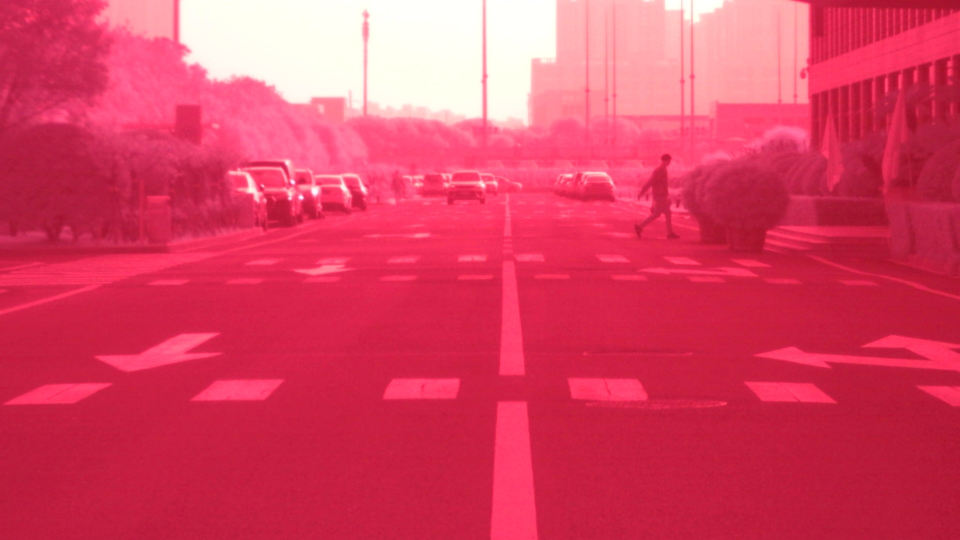
#> input picture model/images/oripics/basic_day_infrared.jpg, 1920 x 1080 px (shown at 1/2 size)
$ python NIR_fusion_change_20201203.py
#> lines starting #> are read from the running program, lines starting #| are printed output that depends on the picture
'''
红外与可见光融合
1.采用对比度拉伸，完成红外图像增强；
2.采用Surf特征点匹配，完成图像配准；
3.采用HSV通道小波变换，完成图像融合
使用条件是Opencv-python与opencv-contrib-python版本小于3.4.2.16
2020-12-2
尝试：
先融合再增强，并将通道改为YUV
2020-12-3
'''
import cv2
import numpy as np
import pywt #引入小波模块
import time
from PIL import Image

# 裁剪线性RGB对比度拉伸：（去掉2%百分位以下的数，去掉98%百分位以上的数，上下百分位数一般相同，并设置输出上下限）
# [14 lines left out: function truncated_linear_stretch, not called in this run]

# RGB图片配准函数，采用白天的可见光与红外灰度图，计算两者Surf共同特征点，之间的仿射矩阵。
def Images_matching(img_base, img_target):
    img_base=cv2.cvtColor(img_base,cv2.COLOR_BGR2GRAY)
    img_target=cv2.cvtColor(img_target,cv2.COLOR_BGR2GRAY)
    hessian = 400
    # 初始化surf算子
    surf = cv2.xfeatures2d.SURF_create(hessian)
    # surf = cv2.xfeatures2d_SURF.create(hessian)
    # surf = cv2.SIFT_create(hessian)
    # 使用surf算子计算特征点和特征点周围的特征向量
    kp1, des1 = surf.detectAndCompute(img_base, None)  # 1136    1136, 64
    kp2, des2 = surf.detectAndCompute(img_target, None)
    # 进行KNN特征匹配
    FLANN_INDEX_KDTREE = 0  # 建立FLANN匹配器的参数
    indexParams = dict(algorithm=FLANN_INDEX_KDTREE, trees=5)  # 配置索引，密度树的数量为5
    searchParams = dict(checks=50)  # 指定递归次数
    flann = cv2.FlannBasedMatcher(indexParams, searchParams)  # 建立匹配器
    matches = flann.knnMatch(des1, des2, k=2)  # 得出匹配的关键点  list: 1136
    good = []
    # 提取优秀的特征点
    for m, n in matches:
        if m.distance < 0.7 * n.distance:  # 如果第一个邻近距离比第二个邻近距离的0.7倍小，则保留
            good.append(m)   # 134
    src_pts = np.array([kp1[m.queryIdx].pt for m in good])  # 查询图像的特征描述子索引  # 134, 2
    dst_pts = np.array([kp2[m.trainIdx].pt for m in good])  # 训练(模板)图像的特征描述子索引
    H = cv2.findHomography(dst_pts, src_pts, cv2.RANSAC)  # 生成变换矩阵  H[0]: 3, 3  H[1]: 134, 1
    return H[0]

# YUV通道小波变换RGB融合，低频均值高频最大值
# [46 lines left out: function Images_fusion, not called in this run]
#
def main():
    matchimg_di = cv2.imread('images/oripics/basic_day_infrared.jpg')  # 1080, 1920, 3
#> matchimg_di is the input picture: shape (1080, 1920, 3); mean B, G, R 97.2, 64.8, 218.6
    matchimg_dv = cv2.imread('images/oripics/basic_day_visual.jpg')
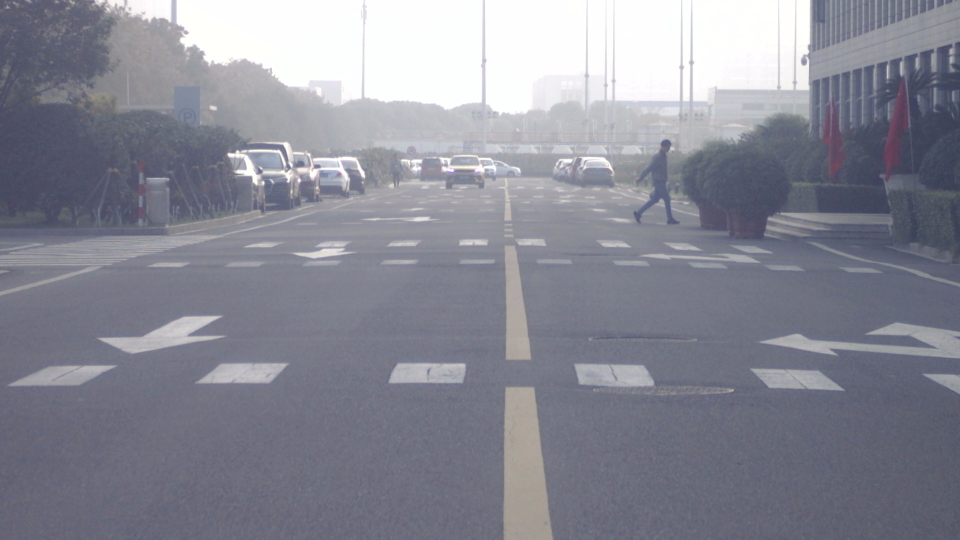
#> input picture model/images/oripics/basic_day_visual.jpg, 1920 x 1080 px (shown at 1/2 size)
#> matchimg_dv is the input picture: shape (1080, 1920, 3); mean B, G, R 148.7, 137.2, 135.9
    # matchimg_di = cv2.imread('left_2020_11_30-15_15_31.jpg')  # 1080, 1920, 3
    # matchimg_dv = cv2.imread('right_2020_11_30-15_15_31.jpg')
    # 1080, 1920, 3
    orimg_nv=matchimg_dv
    orimg_ni=matchimg_di
    # [6 lines of commented-out code are left out]
    orimg_nv = cv2.imread('images/oripics/left_video_2020_11_30-20_09_32_73.jpg')  # 1024, 1024, 3
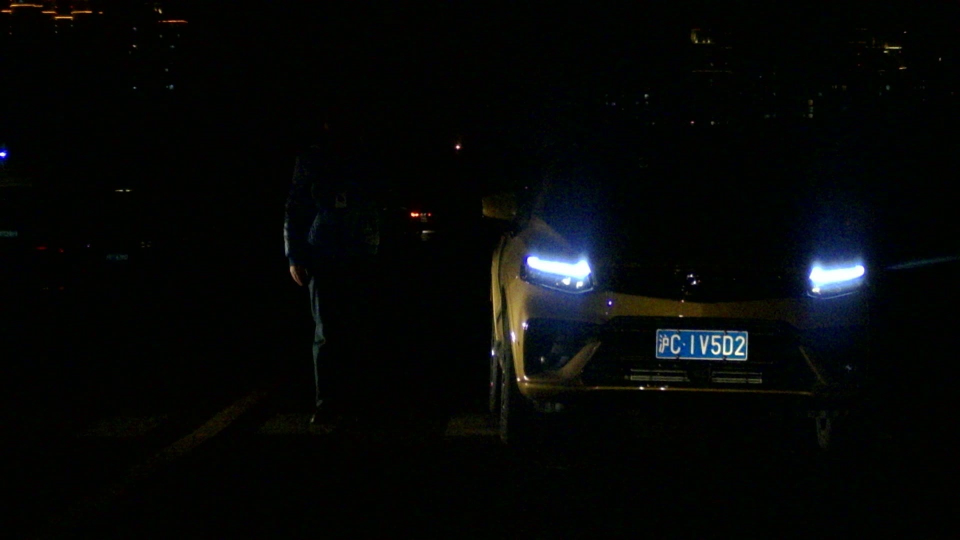
#> input picture model/images/oripics/left_video_2020_11_30-20_09_32_73.jpg, 1920 x 1080 px (shown at 1/2 size)
#> orimg_nv is the input picture: shape (1080, 1920, 3); mean B, G, R 6.8, 7, 5.4
    orimg_ni = cv2.imread('images/oripics/right_video_2020_11_30-20_09_32_73.jpg')  # 1024, 1024, 3

    #用白天图像进行配准
    # enhance_matchimg_di = truncated_linear_stretch(matchimg_di)# 配准模板红外图像RGB增强
    h, w = orimg_nv.shape[:2]   # 1024 1024
#> h = 1080; w = 1920
    H = Images_matching(matchimg_dv, matchimg_di)   # (3, 3)
#> in Images_matching, `img_target=cv2.cvtColor(img_target,cv2.COLOR_BGR2GRAY)`:
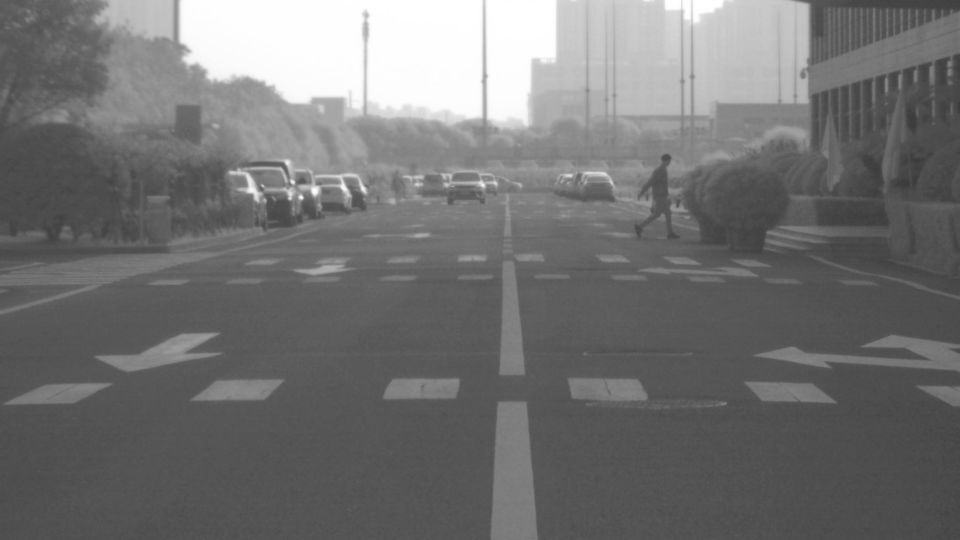
#> img_target: shape (1080, 1920) (shown at 1/2 size); min 58, max 255, mean 114.4

    # enhance_orimg_ni=truncated_linear_stretch(orimg_ni) # 需融合红外图像RGB增强
    matched_ni = cv2.warpPerspective(orimg_ni, H, (w, h))
    cv2.imwrite("./1.jpg",matched_ni)# 红外图像按照仿射矩阵配准 1024, 1024, 3
    start = time.time()
    fusion = Images_fusion(orimg_nv, matched_ni)
    cv2.imwrite("./2.jpg",fusion)
    end = time.time()-start
    print(end)
    # enhance=truncated_linear_stretch(fusion)#融合图像RGB增强

    # cv2.imshow('0', cv2.resize(orimg_nv, (600, 400)))
    # cv2.imshow('1', cv2.resize(orimg_ni, (600, 400)))
    cv2.imshow('2', cv2.resize(fusion, (1200, 800)))
    cv2.waitKey(0)

    # name_fusionfile='YUV_04.jpg'
    # path_fusionfile='images/fusion/'+name_fusionfile
    # cv2.imwrite(path_fusionfile, fusion)

    video_path_infrared = "../videos/ir/video_2020_11_30-20_05_30.avi"
    video_path_visible = "../videos/vi/video_2020_11_30-20_05_30.avi"
    video_save_path = "../videos/out.avi"
    video_fps = 25

    # matchimg_di = cv2.imread('images/oripics/basic_day_infrared.jpg')  # 1080, 1920, 3
    # matchimg_dv = cv2.imread('images/oripics/basic_day_visual.jpg')
    matchimg_di = cv2.imread('left_2020_11_30-15_15_31.jpg')  # 1080, 1920, 3
    matchimg_dv = cv2.imread('right_2020_11_30-15_15_31.jpg')
    H = Images_matching(matchimg_dv, matchimg_di)

    capture_in = cv2.VideoCapture(video_path_infrared)
    capture_vi = cv2.VideoCapture(video_path_visible)
    if video_save_path != "":
        fourcc = cv2.VideoWriter_fourcc(*'XVID')
        size = (int(capture_vi.get(cv2.CAP_PROP_FRAME_WIDTH)), int(capture_vi.get(cv2.CAP_PROP_FRAME_HEIGHT)))
        out = cv2.VideoWriter(video_save_path, fourcc, video_fps, size)

    fps = 0.0
    while (True):
        t1 = time.time()
        # 读取某一帧
        ref1, frame1 = capture_in.read()
        ref2, frame2 = capture_vi.read()
        # 格式转变，BGRtoRGB
        frame1 = cv2.cvtColor(frame1, cv2.COLOR_BGR2RGB)
        frame2 = cv2.cvtColor(frame2, cv2.COLOR_BGR2RGB)
        # 转变成Image
        # frame1 = Image.fromarray(np.uint8(frame1))
        # frame2 = Image.fromarray(np.uint8(frame2))
        h, w = frame1.shape[:2]
        matched_ni = cv2.warpPerspective(frame2, H, (w, h))
        cv2.imwrite("./1.jpg", matched_ni)
        # 进行检测
        fusion = Images_fusion(frame1, matched_ni)
        fusion = np.array(fusion)
        end = time.time() - t1
        # RGBtoBGR满足opencv显示格式
        frame = cv2.cvtColor(fusion, cv2.COLOR_RGB2BGR)

        fps = (fps + (1. / end )) / 2
        print("fps= %.2f" % (fps))
        frame = cv2.putText(frame, "fps= %.2f" % (fps), (0, 40), cv2.FONT_HERSHEY_SIMPLEX, 1, (0, 255, 0), 2)

        cv2.imshow("video", frame)
        c = cv2.waitKey(1) & 0xff
        if video_save_path != "":
            out.write(frame)

        if c == 27:
            capture.release()
            break
    capture.release()
    out.release()
    cv2.destroyAllWindows()

if __name__ == '__main__':
#> (the run stopped early here; a loop or call above may not have finished)
